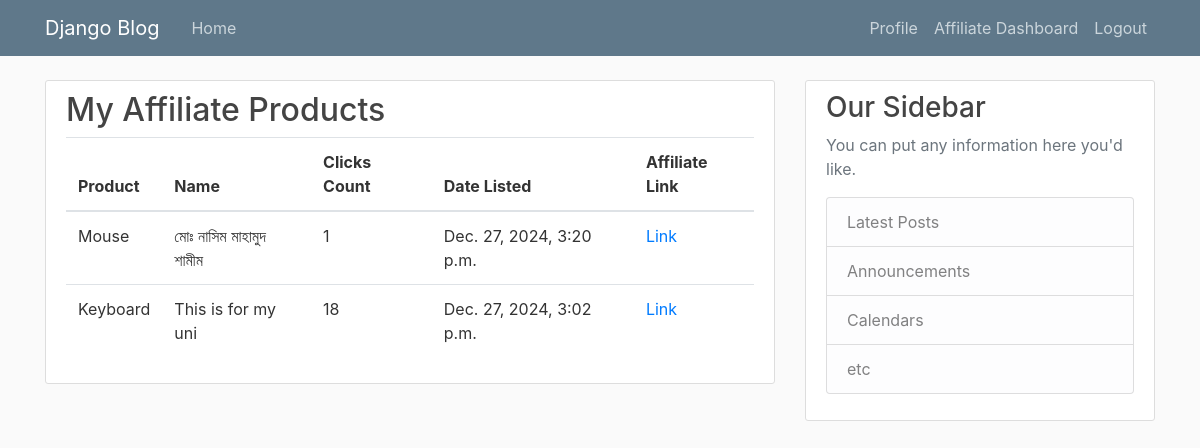
The app's page /af-list/ (signed in) with its own data.
### affiliate/models.py (models this page shows)
class AffiliateLinks(models.Model):
    unique_id = models.UUIDField(primary_key=True,default=uuid.uuid4, editable=False, unique=True)
    product = models.ForeignKey('blog.Post', on_delete=models.CASCADE, related_name='affiliate_links')
    clicks_count = models.PositiveIntegerField(default=0)
    date_listed = models.DateTimeField(default=timezone.now)
    author_id = models.ForeignKey(User, on_delete=models.CASCADE)
    name = models.CharField(max_length=255)

### blog/models.py (models this page shows, shortened)
class Post(models.Model):
    id = models.UUIDField(primary_key=True, default=uuid.uuid4, editable=False)
    title = models.CharField(max_length=100)
    content = models.TextField()
    date_listed = models.DateTimeField(default=timezone.now)
    author_id = models.ForeignKey(User, on_delete=models.CASCADE)

### affiliate/views.py (the view)
# urls.py: path('af-list/', affiliate_views.list, name='affiliate_list'),
def list(request):
    if request.user.is_authenticated:
        user_affiliate_links = AffiliateLinks.objects.filter(author_id=request.user).order_by('-date_listed')
        return render(request, 'list.html', {
        'title': 'My Affiliate Products',
        'affiliate_links': user_affiliate_links
    })
    else:
        return redirect('login')

### blog/templatetags/custom_tags.py (called while the page is built)
@register.filter(name='is_marketer')
def is_marketer(user):
    return user.groups.filter(name="af_marketer").exists()

### affiliate/templates/list.html
{% extends "blog/base.html" %}
{% block content %}
<div class="content-section">
    <h2>{{ title }}</h2>
    <table class="table">
        <thead>
            <tr>
                <th>Product</th>
                <th>Name</th>
                <th>Clicks Count</th>
                <th>Date Listed</th>
                <th>Affiliate Link</th>
            </tr>
        </thead>
        <tbody>
            {% for link in affiliate_links %}
            <tr>
                <td>{{ link.product.title }}</td>
                <td>{{ link.name }}</td>
                <td>{{ link.clicks_count }}</td>
                <td>{{ link.date_listed }}</td>
                <td>
                    <a href="{% url 'promote' link.unique_id %}">Link</a>
                </td>
            </tr>
            {% empty %}
            <tr>
                <td colspan="5">No affiliate products found.</td>
            </tr>
            {% endfor %}
        </tbody>
    </table>
</div>
{% endblock content %}

### blog/static/blog/main.css (style rules this page uses)
body { background: #fafafa; color: #333333; margin-top: 5rem; }
h1, h2, h3, h4, h5, h6 { color: #444444; }
.content-section { background: #ffffff; padding: 10px 20px; border: 1px solid #dddddd; border-radius: 3px; margin-bottom: 20px; }

### records on screen
AffiliateLinks: product "Mouse", name "মোঃ নাসিম মাহামুদ শামীম", clicks_count "1", date_listed "Dec. 27, 2024, 3:20 p.m."
AffiliateLinks: product "Keyboard", name "This is for my uni", clicks_count "18", date_listed "Dec. 27, 2024, 3:02 p.m."

### other values on screen
{{ title }} "My Affiliate Products"
